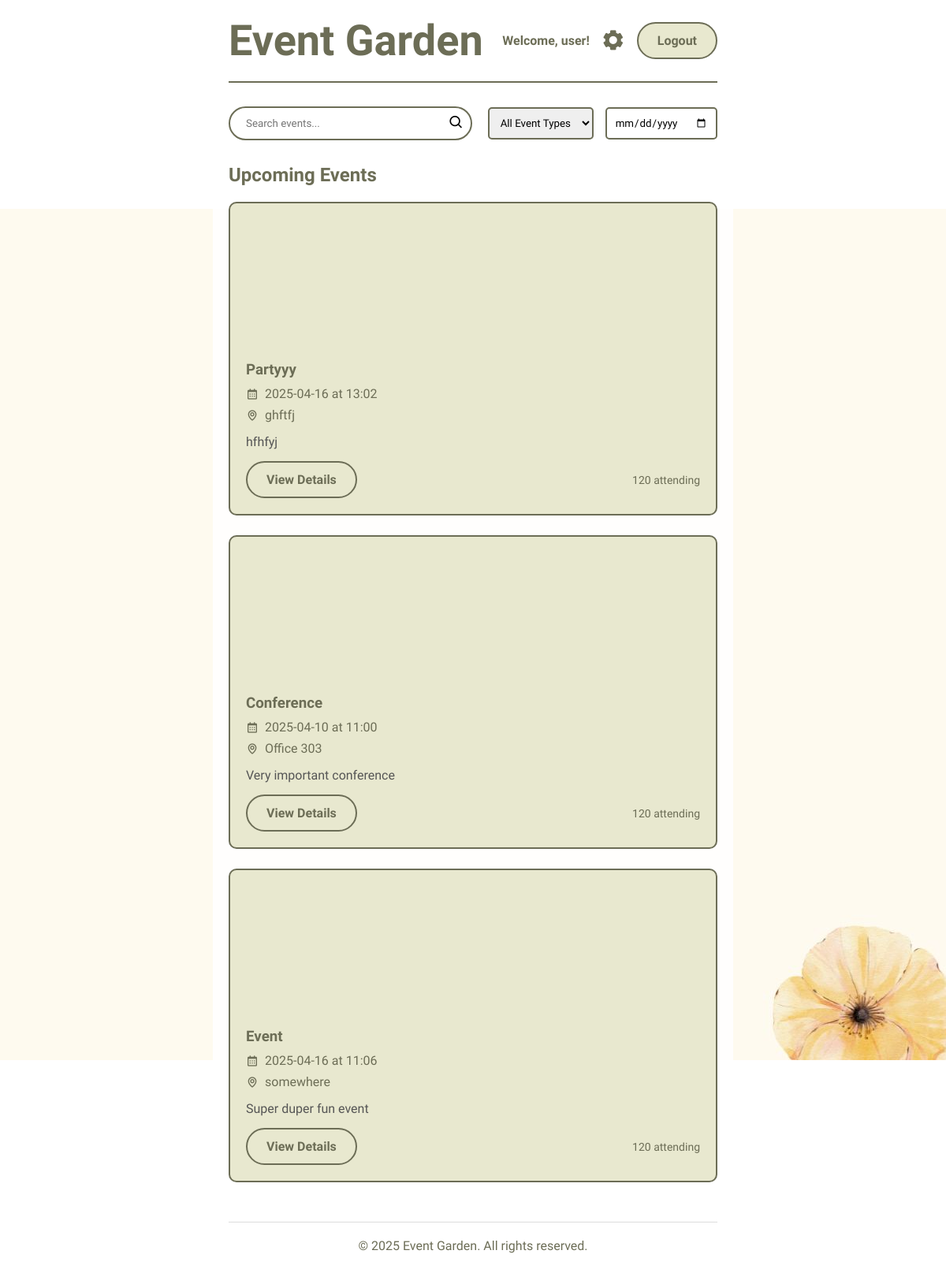
Screenshot of / (signed in) with the database file from the repository.
### main.py (models this page shows)
class Event(db.Model):
    id = db.Column(db.Integer, primary_key=True)
    title = db.Column(db.String(100), nullable=False)
    description = db.Column(db.Text, nullable=False)
    date = db.Column(db.String(20), nullable=False)
    time = db.Column(db.String(20), nullable=False)
    location = db.Column(db.String(120), nullable=False)
    manager_id = db.Column(db.Integer, db.ForeignKey('user.id'), nullable=False)

### main.py (the view)
@app.route('/')
def home():
    if 'username' not in session:
        return redirect(url_for('userlogin'))
    if session.get('is_manager'):
        return redirect(url_for('manager_dashboard'))
    events=Event.query.all()
    return render_template('landing.html',events=events)

### templates/landing.html (shortened to what this page needs)
<!DOCTYPE html>
<html lang="en">
<head>
    <link rel="stylesheet" href="{{ url_for('static', filename='styles.css') }}">
    <link href='https://unpkg.com/boxicons@2.1.4/css/boxicons.min.css' rel='stylesheet'>
</head>
<body>
    <div class="dashboard-container">
        <header class="dashboard-header">
            <h1>Event Garden</h1>
            <div class="user-controls">
                <span>Welcome, {{ session.username }}!</span>
                <a href="{{ url_for('usersettings') }}"><i class='bx bxs-cog' ></i></a>
                <a href="{{ url_for('logout') }}" class="button">Logout</a>
            </div>
        </header>
        <main>
            <section class="search-section">
                <form class="search-form">
                    <div class="search-box">
                        <input type="text" placeholder="Search events...">
                        <button type="submit"><i class='bx bx-search'></i></button>
                    </div>
                    <div class="filters">
                        <select>
                            <option>All Event Types</option>
                        </select>
                        <input type="date" id="event-date">
                    </div>
                </form>
            </section>
            <section class="events-section">
                <h2>Upcoming Events</h2>
                <div class="events-grid">
                    {% for event in events %}
        <div class="event-card">
            <div class="event-image" style="background-image: url('/static/event1.jpg');"></div>
            <div class="event-details">
                <h3>{{ event.title }}</h3>
                <p><i class='bx bx-calendar'></i> {{ event.date }} at {{ event.time }}</p>
                <p><i class='bx bx-map'></i> {{ event.location }}</p>
                <p class="event-description">{{ event.description }}</p>
                <div class="event-actions">
                    <a href="#" class="button">View Details</a>
                    <span class="attendees">120 attending</span>
                </div>
            </div>
        </div>
        {% endfor %}
                    </div>
            </section>
        </main>
        <footer>
            <p>&copy; 2025 Event Garden. All rights reserved.</p>
        </footer>
    </div>
</body>
</html>

### static/styles.css (style rules this page uses)
* { margin: 0; padding: 0; font-family: "Winky Sans", sans-serif; box-sizing: border-box; }
body { background-size: cover; color: #6c6d56; min-height: 100vh; display:flex; justify-content:center; align-items:center; min-height: 100vh; background: url("floralBackground.jpg") no-repeat; background-position:center; }
h1, h2, h3 { color: #6c6d56; }
.button { display: inline-block; padding: 12px 24px; background: #e8e8cf; border: 2px solid #6c6d56; border-radius: 30px; cursor: pointer; font-size: 16px; font-weight: 600; color: #6c6d56; text-align: center; transition: all 0.3s ease; text-decoration: none; }
.user-controls i { font-size: 30px; color: #6c6d56; }
.dashboard-container { max-width: 90%; min-width:55%; margin: 0 auto; padding: 20px; background-color: rgba(255, 255, 255, 0.9); min-height: 100vh; }
.dashboard-header { display: flex; justify-content: space-between; align-items: center; margin-bottom: 30px; padding-bottom: 20px; border-bottom: 2px solid #6c6d56; }
.dashboard-header h1 { font-size:54px; font-family: "Charm", cursive; }
.user-controls { display: flex; gap: 15px; align-items: center; }
.user-controls span { font-weight: 600; color: #6c6d56; }
.search-section { margin-bottom: 30px; }
.search-form { display: flex; flex-wrap: wrap; gap: 20px; align-items: center; }
.search-box { flex-grow: 1; position: relative; }
.search-box input { width: 100%; padding: 12px 20px; border-radius: 30px; border: 2px solid #6c6d56; }
.search-box button { position: absolute; right: 10px; top: 50%; transform: translateY(-50%); background: none; border: none; font-size: 20px; cursor: pointer; }
.filters { display: flex; gap: 15px; }
.filters select, .filters input { padding: 10px; border-radius: 5px; border: 2px solid #6c6d56; }
.events-section { margin-bottom: 40px; }
.events-section h2 { margin-bottom: 20px; color: #6c6d56; }
.events-grid { display: grid; grid-template-columns: repeat(auto-fill, minmax(350px, 1fr)); gap: 25px; }
.event-card { background: #e8e8cf; border-radius: 10px; overflow: hidden; border: 2px solid #6c6d56; transition: transform 0.3s ease; }
.event-image { height: 180px; background-size: cover; background-position: center; }
.event-details { padding: 20px; }
.event-details h3 { margin-bottom: 10px; color: #6c6d56; }
.event-details p { margin: 8px 0; display: flex; align-items: center; gap: 8px; }
.event-description { margin: 15px 0 !important; color: #555; }
.event-actions { display: flex; justify-content: space-between; align-items: center; margin-top: 15px; }
.attendees { font-size: 14px; color: #6c6d56; }
footer { text-align: center; margin-top: 50px; padding-top: 20px; border-top: 1px solid #ddd; }

### rows the page displays
Event: title "Partyyy", date "2025-04-16", time "13:02", location "ghftfj", description "hfhfyj"
Event: title "Conference", date "2025-04-10", time "11:00", location "Office 303", description "Very important conference"
Event: title "Event", date "2025-04-16", time "11:06", location "somewhere", description "Super duper fun event"

### other values shown
{{ session.username }} "user"
